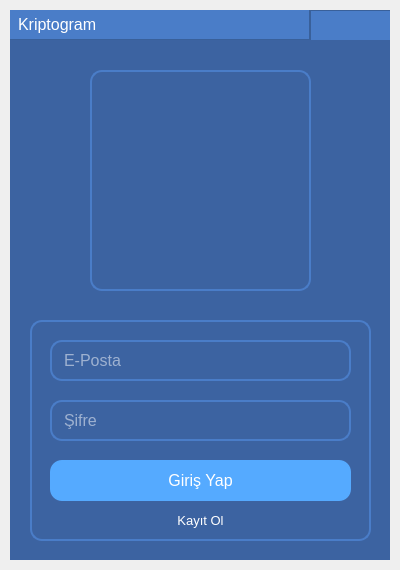
<?xml version="1.0" encoding="UTF-8"?>
<ui version="4.0">
 <class>GirisKayitEkran</class>
 <widget class="QMainWindow" name="GirisKayitEkran">
  <property name="geometry">
   <rect>
    <x>0</x>
    <y>0</y>
    <width>400</width>
    <height>570</height>
   </rect>
  </property>
  <property name="minimumSize">
   <size>
    <width>300</width>
    <height>570</height>
   </size>
  </property>
  <property name="maximumSize">
   <size>
    <width>400</width>
    <height>570</height>
   </size>
  </property>
  <property name="font">
   <font>
    <family>Segoe UI Historic</family>
   </font>
  </property>
  <property name="windowTitle">
   <string>MainWindow</string>
  </property>
  <widget class="QWidget" name="centralwidget">
   <property name="styleSheet">
    <string notr="true">QWidget{
	color: white;
}</string>
   </property>
   <layout class="QVBoxLayout" name="verticalLayout">
    <property name="spacing">
     <number>0</number>
    </property>
    <property name="leftMargin">
     <number>10</number>
    </property>
    <property name="topMargin">
     <number>10</number>
    </property>
    <property name="rightMargin">
     <number>10</number>
    </property>
    <property name="bottomMargin">
     <number>10</number>
    </property>
    <item>
     <widget class="QFrame" name="AnaFrame">
      <property name="enabled">
       <bool>true</bool>
      </property>
      <property name="styleSheet">
       <string notr="true">QFrame{
	background-color: rgb(60, 99, 161);
}</string>
      </property>
      <property name="frameShape">
       <enum>QFrame::StyledPanel</enum>
      </property>
      <property name="frameShadow">
       <enum>QFrame::Raised</enum>
      </property>
      <widget class="QFrame" name="UstIcerikFrame">
       <property name="geometry">
        <rect>
         <x>0</x>
         <y>0</y>
         <width>381</width>
         <height>31</height>
        </rect>
       </property>
       <property name="styleSheet">
        <string notr="true">QFrame{
	color: white;
	background-color: rgb(74, 125, 200);
}</string>
       </property>
       <property name="frameShape">
        <enum>QFrame::StyledPanel</enum>
       </property>
       <property name="frameShadow">
        <enum>QFrame::Raised</enum>
       </property>
       <widget class="QFrame" name="ProgAdiFrame">
        <property name="geometry">
         <rect>
          <x>-1</x>
          <y>-1</y>
          <width>301</width>
          <height>31</height>
         </rect>
        </property>
        <property name="frameShape">
         <enum>QFrame::StyledPanel</enum>
        </property>
        <property name="frameShadow">
         <enum>QFrame::Raised</enum>
        </property>
        <widget class="QLabel" name="ProgAdiText">
         <property name="geometry">
          <rect>
           <x>0</x>
           <y>0</y>
           <width>200</width>
           <height>31</height>
          </rect>
         </property>
         <property name="font">
          <font>
           <family>Segoe UI Historic</family>
           <pointsize>12</pointsize>
          </font>
         </property>
         <property name="styleSheet">
          <string notr="true">QLabel{
	background: transparent;
	margin-left: 5px;
	color: white;
}</string>
         </property>
         <property name="text">
          <string>Kriptogram</string>
         </property>
        </widget>
       </widget>
       <widget class="QFrame" name="ProgButonlar">
        <property name="geometry">
         <rect>
          <x>300</x>
          <y>0</y>
          <width>81</width>
          <height>31</height>
         </rect>
        </property>
        <property name="styleSheet">
         <string notr="true"/>
        </property>
        <property name="frameShape">
         <enum>QFrame::StyledPanel</enum>
        </property>
        <property name="frameShadow">
         <enum>QFrame::Raised</enum>
        </property>
        <widget class="QPushButton" name="asagiButton">
         <property name="geometry">
          <rect>
           <x>0</x>
           <y>0</y>
           <width>41</width>
           <height>31</height>
          </rect>
         </property>
         <property name="sizePolicy">
          <sizepolicy hsizetype="Minimum" vsizetype="Expanding">
           <horstretch>0</horstretch>
           <verstretch>0</verstretch>
          </sizepolicy>
         </property>
         <property name="cursor">
          <cursorShape>PointingHandCursor</cursorShape>
         </property>
         <property name="toolTip">
          <string/>
         </property>
         <property name="styleSheet">
          <string notr="true">QPushButton {	
	border: none;
	background-color: transparent;
}
QPushButton:hover {
	background-color: rgb(60, 99, 161);
}
QPushButton:pressed {	
	background-color: rgb(85, 170, 255);
}</string>
         </property>
         <property name="text">
          <string/>
         </property>
         <property name="icon">
          <iconset resource="simgeler.qrc">
           <normaloff>:/simge/simge/s-asagi.png</normaloff>:/simge/simge/s-asagi.png</iconset>
         </property>
        </widget>
        <widget class="QPushButton" name="kapatButon">
         <property name="geometry">
          <rect>
           <x>40</x>
           <y>0</y>
           <width>41</width>
           <height>31</height>
          </rect>
         </property>
         <property name="sizePolicy">
          <sizepolicy hsizetype="Minimum" vsizetype="Expanding">
           <horstretch>0</horstretch>
           <verstretch>0</verstretch>
          </sizepolicy>
         </property>
         <property name="cursor">
          <cursorShape>PointingHandCursor</cursorShape>
         </property>
         <property name="toolTip">
          <string/>
         </property>
         <property name="styleSheet">
          <string notr="true">QPushButton {	
	border: none;
	background-color: transparent;
}
QPushButton:hover {
	background-color: rgb(60, 99, 161);
}
QPushButton:pressed {	
	background-color: rgb(85, 170, 255);
}</string>
         </property>
         <property name="text">
          <string/>
         </property>
         <property name="icon">
          <iconset resource="simgeler.qrc">
           <normaloff>:/simge/simge/s-kapat.png</normaloff>:/simge/simge/s-kapat.png</iconset>
         </property>
        </widget>
       </widget>
      </widget>
      <widget class="QFrame" name="AltIcerikFrame">
       <property name="geometry">
        <rect>
         <x>0</x>
         <y>30</y>
         <width>381</width>
         <height>521</height>
        </rect>
       </property>
       <property name="frameShape">
        <enum>QFrame::StyledPanel</enum>
       </property>
       <property name="frameShadow">
        <enum>QFrame::Raised</enum>
       </property>
       <widget class="QStackedWidget" name="SayfaWidget">
        <property name="geometry">
         <rect>
          <x>0</x>
          <y>0</y>
          <width>381</width>
          <height>521</height>
         </rect>
        </property>
        <property name="currentIndex">
         <number>0</number>
        </property>
        <widget class="QWidget" name="GirisEkrani">
         <widget class="QGroupBox" name="groupBox_2">
          <property name="geometry">
           <rect>
            <x>80</x>
            <y>30</y>
            <width>221</width>
            <height>221</height>
           </rect>
          </property>
          <property name="styleSheet">
           <string notr="true">QGroupBox{
	border-radius: 12px;
	border: 2px solid rgb(74, 125, 200);
}
</string>
          </property>
          <property name="title">
           <string/>
          </property>
          <widget class="QLabel" name="label">
           <property name="geometry">
            <rect>
             <x>10</x>
             <y>10</y>
             <width>201</width>
             <height>201</height>
            </rect>
           </property>
           <property name="text">
            <string/>
           </property>
           <property name="pixmap">
            <pixmap resource="simgeler.qrc">:/simge/simge/logo.png</pixmap>
           </property>
           <property name="scaledContents">
            <bool>true</bool>
           </property>
          </widget>
         </widget>
         <widget class="QGroupBox" name="groupBox">
          <property name="geometry">
           <rect>
            <x>20</x>
            <y>280</y>
            <width>341</width>
            <height>221</height>
           </rect>
          </property>
          <property name="styleSheet">
           <string notr="true">QGroupBox{
	border-radius: 12px;
	border: 2px solid rgb(74, 125, 200);
}
</string>
          </property>
          <property name="title">
           <string/>
          </property>
          <widget class="QPushButton" name="KayitEkranButon">
           <property name="geometry">
            <rect>
             <x>130</x>
             <y>190</y>
             <width>81</width>
             <height>21</height>
            </rect>
           </property>
           <property name="font">
            <font>
             <family>MS Shell Dlg 2</family>
             <pointsize>10</pointsize>
            </font>
           </property>
           <property name="cursor">
            <cursorShape>PointingHandCursor</cursorShape>
           </property>
           <property name="styleSheet">
            <string notr="true">QPushButton {	
	border: none;
	background-color: transparent;
}
</string>
           </property>
           <property name="text">
            <string>Kayıt Ol</string>
           </property>
          </widget>
          <widget class="QLineEdit" name="SifreText">
           <property name="geometry">
            <rect>
             <x>20</x>
             <y>80</y>
             <width>301</width>
             <height>41</height>
            </rect>
           </property>
           <property name="font">
            <font>
             <pointsize>12</pointsize>
            </font>
           </property>
           <property name="styleSheet">
            <string notr="true">QLineEdit{
	border-radius: 12px;
	border: 2px solid rgb(74, 125, 200);
	padding-left: 10px;
	padding-right: 10px;
	background-color: rgb(60, 99, 161);
}
QLineEdit::hover{
	border: 2px solid rgb(45, 75, 121) ;
}
QLineEdit::focus{
	border: 2px solid rgb(45, 75, 121) ;
	background-color: rgb(52, 87, 140);
}</string>
           </property>
           <property name="echoMode">
            <enum>QLineEdit::Password</enum>
           </property>
           <property name="placeholderText">
            <string>Şifre</string>
           </property>
          </widget>
          <widget class="QLineEdit" name="MailText">
           <property name="geometry">
            <rect>
             <x>20</x>
             <y>20</y>
             <width>301</width>
             <height>41</height>
            </rect>
           </property>
           <property name="font">
            <font>
             <pointsize>12</pointsize>
            </font>
           </property>
           <property name="styleSheet">
            <string notr="true">QLineEdit{
	border-radius: 12px;
	border: 2px solid rgb(74, 125, 200);
	padding-left: 10px;
	padding-right: 10px;
	background-color: rgb(60, 99, 161);
}
QLineEdit::hover{
	border: 2px solid rgb(45, 75, 121) ;
}
QLineEdit::focus{
	border: 2px solid rgb(45, 75, 121) ;
	background-color: rgb(52, 87, 140);
}</string>
           </property>
           <property name="echoMode">
            <enum>QLineEdit::Normal</enum>
           </property>
           <property name="placeholderText">
            <string>E-Posta</string>
           </property>
          </widget>
          <widget class="QPushButton" name="GirisButon">
           <property name="geometry">
            <rect>
             <x>20</x>
             <y>140</y>
             <width>301</width>
             <height>41</height>
            </rect>
           </property>
           <property name="font">
            <font>
             <pointsize>12</pointsize>
            </font>
           </property>
           <property name="cursor">
            <cursorShape>PointingHandCursor</cursorShape>
           </property>
           <property name="styleSheet">
            <string notr="true">QPushButton {	
	border: none;
	background-color: rgb(85, 170, 255);
	border-radius: 12px;
}
QPushButton:hover {
	background-color: rgb(70, 141, 211);
}
QPushButton:pressed {	
	background-color: rgb(53, 110, 163);
}
</string>
           </property>
           <property name="text">
            <string>Giriş Yap</string>
           </property>
           <property name="iconSize">
            <size>
             <width>20</width>
             <height>20</height>
            </size>
           </property>
          </widget>
          <widget class="QLabel" name="GirisErrorLabel">
           <property name="geometry">
            <rect>
             <x>20</x>
             <y>190</y>
             <width>121</width>
             <height>21</height>
            </rect>
           </property>
           <property name="font">
            <font>
             <family>MS Shell Dlg 2</family>
             <pointsize>10</pointsize>
            </font>
           </property>
           <property name="styleSheet">
            <string notr="true"/>
           </property>
           <property name="text">
            <string/>
           </property>
          </widget>
          <zorder>SifreText</zorder>
          <zorder>MailText</zorder>
          <zorder>GirisButon</zorder>
          <zorder>GirisErrorLabel</zorder>
          <zorder>KayitEkranButon</zorder>
         </widget>
        </widget>
        <widget class="QWidget" name="KayitEkrani">
         <property name="enabled">
          <bool>true</bool>
         </property>
         <widget class="QGroupBox" name="groupBox_3">
          <property name="geometry">
           <rect>
            <x>20</x>
            <y>20</y>
            <width>341</width>
            <height>481</height>
           </rect>
          </property>
          <property name="styleSheet">
           <string notr="true">QGroupBox{
	border-radius: 12px;
	border: 2px solid rgb(74, 125, 200);
}
</string>
          </property>
          <property name="title">
           <string/>
          </property>
          <widget class="QPushButton" name="GirisEkranButon">
           <property name="geometry">
            <rect>
             <x>130</x>
             <y>450</y>
             <width>81</width>
             <height>21</height>
            </rect>
           </property>
           <property name="font">
            <font>
             <pointsize>10</pointsize>
            </font>
           </property>
           <property name="cursor">
            <cursorShape>PointingHandCursor</cursorShape>
           </property>
           <property name="styleSheet">
            <string notr="true">QPushButton {	
	border: none;
	background-color: transparent;
}
</string>
           </property>
           <property name="text">
            <string>Giriş Yap</string>
           </property>
          </widget>
          <widget class="QLineEdit" name="MailSifreKayitTekrar">
           <property name="geometry">
            <rect>
             <x>20</x>
             <y>340</y>
             <width>301</width>
             <height>41</height>
            </rect>
           </property>
           <property name="font">
            <font>
             <pointsize>12</pointsize>
            </font>
           </property>
           <property name="styleSheet">
            <string notr="true">QLineEdit{
	border-radius: 12px;
	border: 2px solid rgb(74, 125, 200);
	padding-left: 10px;
	padding-right: 10px;
	background-color: rgb(60, 99, 161);
}
QLineEdit::hover{
	border: 2px solid rgb(45, 75, 121) ;
}
QLineEdit::focus{
	border: 2px solid rgb(45, 75, 121) ;
	background-color: rgb(52, 87, 140);
}</string>
           </property>
           <property name="echoMode">
            <enum>QLineEdit::Password</enum>
           </property>
           <property name="placeholderText">
            <string>Şifre Tekrarı</string>
           </property>
          </widget>
          <widget class="QLineEdit" name="MailTextKayit">
           <property name="geometry">
            <rect>
             <x>20</x>
             <y>220</y>
             <width>301</width>
             <height>41</height>
            </rect>
           </property>
           <property name="font">
            <font>
             <pointsize>12</pointsize>
            </font>
           </property>
           <property name="styleSheet">
            <string notr="true">QLineEdit{
	border-radius: 12px;
	border: 2px solid rgb(74, 125, 200);
	padding-left: 10px;
	padding-right: 10px;
	background-color: rgb(60, 99, 161);
}
QLineEdit::hover{
	border: 2px solid rgb(45, 75, 121) ;
}
QLineEdit::focus{
	border: 2px solid rgb(45, 75, 121) ;
	background-color: rgb(52, 87, 140);
}</string>
           </property>
           <property name="echoMode">
            <enum>QLineEdit::Normal</enum>
           </property>
           <property name="placeholderText">
            <string>E-Posta</string>
           </property>
          </widget>
          <widget class="QPushButton" name="KayitOlButon">
           <property name="geometry">
            <rect>
             <x>20</x>
             <y>400</y>
             <width>301</width>
             <height>41</height>
            </rect>
           </property>
           <property name="font">
            <font>
             <pointsize>12</pointsize>
            </font>
           </property>
           <property name="cursor">
            <cursorShape>PointingHandCursor</cursorShape>
           </property>
           <property name="styleSheet">
            <string notr="true">QPushButton {	
	border: none;
	background-color: rgb(85, 170, 255);
	border-radius: 12px;
}
QPushButton:hover {
	background-color: rgb(70, 141, 211);
}
QPushButton:pressed {	
	background-color: rgb(53, 110, 163);
}
</string>
           </property>
           <property name="text">
            <string>Kayıt Ol</string>
           </property>
           <property name="iconSize">
            <size>
             <width>20</width>
             <height>20</height>
            </size>
           </property>
          </widget>
          <widget class="QLineEdit" name="MailSifreKayit">
           <property name="geometry">
            <rect>
             <x>20</x>
             <y>280</y>
             <width>301</width>
             <height>41</height>
            </rect>
           </property>
           <property name="font">
            <font>
             <pointsize>12</pointsize>
            </font>
           </property>
           <property name="styleSheet">
            <string notr="true">QLineEdit{
	border-radius: 12px;
	border: 2px solid rgb(74, 125, 200);
	padding-left: 10px;
	padding-right: 10px;
	background-color: rgb(60, 99, 161);
}
QLineEdit::hover{
	border: 2px solid rgb(45, 75, 121) ;
}
QLineEdit::focus{
	border: 2px solid rgb(45, 75, 121) ;
	background-color: rgb(52, 87, 140);
}</string>
           </property>
           <property name="echoMode">
            <enum>QLineEdit::Password</enum>
           </property>
           <property name="placeholderText">
            <string>Şifre</string>
           </property>
          </widget>
          <widget class="QLineEdit" name="SoyisimText">
           <property name="geometry">
            <rect>
             <x>20</x>
             <y>160</y>
             <width>301</width>
             <height>41</height>
            </rect>
           </property>
           <property name="font">
            <font>
             <pointsize>12</pointsize>
            </font>
           </property>
           <property name="styleSheet">
            <string notr="true">QLineEdit{
	border-radius: 12px;
	border: 2px solid rgb(74, 125, 200);
	padding-left: 10px;
	padding-right: 10px;
	background-color: rgb(60, 99, 161);
}
QLineEdit::hover{
	border: 2px solid rgb(45, 75, 121) ;
}
QLineEdit::focus{
	border: 2px solid rgb(45, 75, 121) ;
	background-color: rgb(52, 87, 140);
}</string>
           </property>
           <property name="echoMode">
            <enum>QLineEdit::Normal</enum>
           </property>
           <property name="placeholderText">
            <string>Soyisim</string>
           </property>
          </widget>
          <widget class="QLineEdit" name="IsimText">
           <property name="geometry">
            <rect>
             <x>20</x>
             <y>100</y>
             <width>301</width>
             <height>41</height>
            </rect>
           </property>
           <property name="font">
            <font>
             <pointsize>12</pointsize>
            </font>
           </property>
           <property name="styleSheet">
            <string notr="true">QLineEdit{
	border-radius: 12px;
	border: 2px solid rgb(74, 125, 200);
	padding-left: 10px;
	padding-right: 10px;
	background-color: rgb(60, 99, 161);
}
QLineEdit::hover{
	border: 2px solid rgb(45, 75, 121) ;
}
QLineEdit::focus{
	border: 2px solid rgb(45, 75, 121) ;
	background-color: rgb(52, 87, 140);
}</string>
           </property>
           <property name="echoMode">
            <enum>QLineEdit::Normal</enum>
           </property>
           <property name="placeholderText">
            <string>İsim</string>
           </property>
          </widget>
          <widget class="QGroupBox" name="groupBox_7">
           <property name="geometry">
            <rect>
             <x>130</x>
             <y>10</y>
             <width>81</width>
             <height>81</height>
            </rect>
           </property>
           <property name="styleSheet">
            <string notr="true">QGroupBox{
	border-radius: 12px;
	border: 2px solid rgb(74, 125, 200);
}
</string>
           </property>
           <property name="title">
            <string/>
           </property>
           <widget class="QLabel" name="label_4">
            <property name="geometry">
             <rect>
              <x>0</x>
              <y>0</y>
              <width>81</width>
              <height>81</height>
             </rect>
            </property>
            <property name="styleSheet">
             <string notr="true">QLabel{
	background: transparent;
}
</string>
            </property>
            <property name="text">
             <string/>
            </property>
            <property name="pixmap">
             <pixmap resource="simgeler.qrc">:/simge/simge/logo.png</pixmap>
            </property>
            <property name="scaledContents">
             <bool>true</bool>
            </property>
           </widget>
          </widget>
          <widget class="QLabel" name="KayitErrorLabel">
           <property name="geometry">
            <rect>
             <x>20</x>
             <y>450</y>
             <width>121</width>
             <height>21</height>
            </rect>
           </property>
           <property name="font">
            <font>
             <family>MS Shell Dlg 2</family>
             <pointsize>10</pointsize>
            </font>
           </property>
           <property name="styleSheet">
            <string notr="true"/>
           </property>
           <property name="text">
            <string/>
           </property>
          </widget>
          <zorder>MailSifreKayitTekrar</zorder>
          <zorder>MailTextKayit</zorder>
          <zorder>KayitOlButon</zorder>
          <zorder>MailSifreKayit</zorder>
          <zorder>SoyisimText</zorder>
          <zorder>IsimText</zorder>
          <zorder>groupBox_7</zorder>
          <zorder>KayitErrorLabel</zorder>
          <zorder>GirisEkranButon</zorder>
         </widget>
        </widget>
        <widget class="QWidget" name="LoadEkrani">
         <property name="enabled">
          <bool>false</bool>
         </property>
         <widget class="QGroupBox" name="groupBox_5">
          <property name="geometry">
           <rect>
            <x>20</x>
            <y>20</y>
            <width>341</width>
            <height>481</height>
           </rect>
          </property>
          <property name="styleSheet">
           <string notr="true">QGroupBox{
	border-radius: 12px;
	border: 2px solid rgb(74, 125, 200);
}
</string>
          </property>
          <property name="title">
           <string/>
          </property>
          <widget class="QGroupBox" name="groupBox_6">
           <property name="geometry">
            <rect>
             <x>110</x>
             <y>20</y>
             <width>121</width>
             <height>121</height>
            </rect>
           </property>
           <property name="styleSheet">
            <string notr="true">QGroupBox{
	border-radius: 12px;
	border: 2px solid rgb(74, 125, 200);
}
</string>
           </property>
           <property name="title">
            <string/>
           </property>
           <widget class="QLabel" name="label_3">
            <property name="geometry">
             <rect>
              <x>10</x>
              <y>10</y>
              <width>101</width>
              <height>101</height>
             </rect>
            </property>
            <property name="text">
             <string/>
            </property>
            <property name="pixmap">
             <pixmap resource="simgeler.qrc">:/simge/simge/logo.png</pixmap>
            </property>
            <property name="scaledContents">
             <bool>true</bool>
            </property>
           </widget>
          </widget>
          <widget class="QFrame" name="progressBarFrame">
           <property name="geometry">
            <rect>
             <x>30</x>
             <y>170</y>
             <width>280</width>
             <height>280</height>
            </rect>
           </property>
           <property name="styleSheet">
            <string notr="true"/>
           </property>
           <property name="frameShape">
            <enum>QFrame::NoFrame</enum>
           </property>
           <property name="frameShadow">
            <enum>QFrame::Raised</enum>
           </property>
           <widget class="QFrame" name="progressBG">
            <property name="geometry">
             <rect>
              <x>0</x>
              <y>0</y>
              <width>280</width>
              <height>280</height>
             </rect>
            </property>
            <property name="styleSheet">
             <string notr="true">QFrame{
	border-radius: 140px;
	background-color: rgba(85, 170, 255, 100);
}</string>
            </property>
            <property name="frameShape">
             <enum>QFrame::NoFrame</enum>
            </property>
            <property name="frameShadow">
             <enum>QFrame::Raised</enum>
            </property>
           </widget>
           <widget class="QFrame" name="progressBarFrameIc">
            <property name="geometry">
             <rect>
              <x>0</x>
              <y>0</y>
              <width>280</width>
              <height>280</height>
             </rect>
            </property>
            <property name="styleSheet">
             <string notr="true">QFrame{
	border-radius: 140px;
	background-color: qconicalgradient(cx:0.5, cy:0.5, angle:90, stop:0.749 rgba(167, 10, 10, 0), stop:0.75 rgba(85, 170, 255, 255));

}</string>
            </property>
            <property name="frameShape">
             <enum>QFrame::NoFrame</enum>
            </property>
            <property name="frameShadow">
             <enum>QFrame::Raised</enum>
            </property>
           </widget>
           <widget class="QFrame" name="progressContainer">
            <property name="geometry">
             <rect>
              <x>30</x>
              <y>30</y>
              <width>220</width>
              <height>220</height>
             </rect>
            </property>
            <property name="styleSheet">
             <string notr="true">QFrame{
	border-radius: 110px;
	background-color: rgb(57, 94, 153);
}</string>
            </property>
            <property name="frameShape">
             <enum>QFrame::StyledPanel</enum>
            </property>
            <property name="frameShadow">
             <enum>QFrame::Raised</enum>
            </property>
            <widget class="QWidget" name="layoutWidget">
             <property name="geometry">
              <rect>
               <x>20</x>
               <y>60</y>
               <width>181</width>
               <height>101</height>
              </rect>
             </property>
             <layout class="QGridLayout" name="gridLayout">
              <item row="0" column="0">
               <widget class="QLabel" name="YukleniyorText">
                <property name="font">
                 <font>
                  <pointsize>10</pointsize>
                 </font>
                </property>
                <property name="styleSheet">
                 <string notr="true">QLabel{
	background-color: transparent;
}</string>
                </property>
                <property name="text">
                 <string>Yükleniyor...</string>
                </property>
                <property name="alignment">
                 <set>Qt::AlignCenter</set>
                </property>
               </widget>
              </item>
              <item row="1" column="0">
               <widget class="QLabel" name="YukleniyorYuzdeText">
                <property name="font">
                 <font>
                  <pointsize>40</pointsize>
                 </font>
                </property>
                <property name="styleSheet">
                 <string notr="true">QLabel{
	background-color: transparent;
}</string>
                </property>
                <property name="text">
                 <string>0%</string>
                </property>
                <property name="alignment">
                 <set>Qt::AlignCenter</set>
                </property>
               </widget>
              </item>
             </layout>
            </widget>
           </widget>
          </widget>
         </widget>
        </widget>
       </widget>
      </widget>
     </widget>
    </item>
   </layout>
  </widget>
 </widget>
 <tabstops>
  <tabstop>MailText</tabstop>
  <tabstop>SifreText</tabstop>
  <tabstop>GirisButon</tabstop>
  <tabstop>KayitEkranButon</tabstop>
  <tabstop>asagiButton</tabstop>
  <tabstop>kapatButon</tabstop>
  <tabstop>IsimText</tabstop>
  <tabstop>SoyisimText</tabstop>
  <tabstop>MailTextKayit</tabstop>
  <tabstop>MailSifreKayit</tabstop>
  <tabstop>MailSifreKayitTekrar</tabstop>
  <tabstop>KayitOlButon</tabstop>
  <tabstop>GirisEkranButon</tabstop>
 </tabstops>
 <resources>
  <include location="simgeler.qrc"/>
 </resources>
 <connections/>
</ui>
